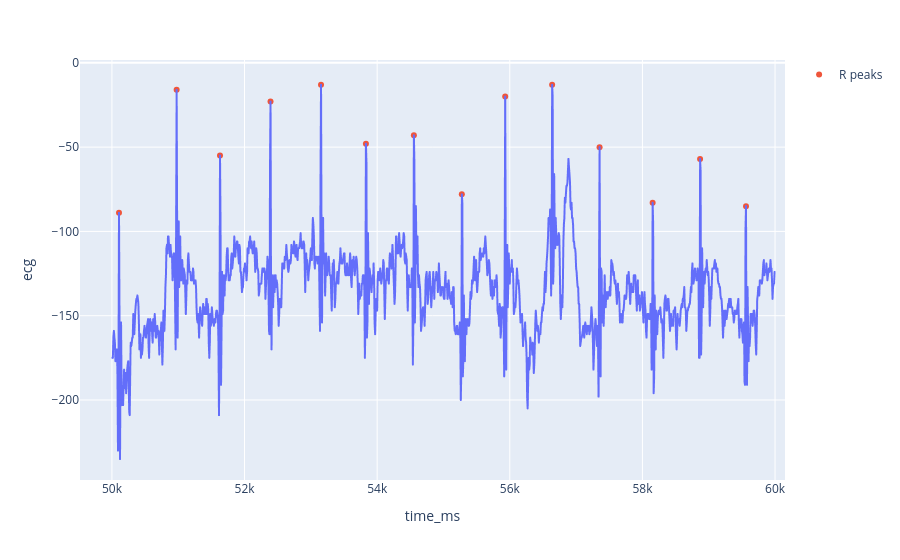

Notebook code cell kept with this figure:
### Code cell
segment = recording.query(
    "50000 <= time_ms <= 60000"
)

peaks = segment[segment["r_peak"] == 1]

fig = px.line(
    segment,
    x="time_ms",
    y="ecg"
)

fig.add_scatter(
    x=peaks["time_ms"],
    y=peaks["ecg"],
    mode="markers",
    name="R peaks"
)

fig.show()

### Figure 1 — Plotly figure (JSON) as saved in the notebook; plotly's stock layout.template omitted (floating-point values rounded to 4 significant figures; data arrays with more than 128 entries replaced by an {"elided": "..."} marker saying what was removed)
{"data": [{"hovertemplate": "time_ms=%{x}<br>ecg=%{y}<extra></extra>", "legendgroup": "", "line": {"color": "#636efa", "dash": "solid"}, "marker": {"symbol": "circle"}, "mode": "lines", "name": "", "showlegend": false, "type": "scattergl", "x": {"elided": "1299 float values"}, "xaxis": "x", "y": {"elided": "1299 int values"}, "yaxis": "y"}, {"mode": "markers", "name": "R peaks", "type": "scatter", "x": [50110.0, 50980.0, 51630.0, 52390.0, 53150.0, 53830.0, 54550.0, 55280.0, 55930.0, 56640.0, 57350.0, 58150.0, 58870.0, 59560.0], "y": [-89, -16, -55, -23, -13, -48, -43, -78, -20, -13, -50, -83, -57, -85]}], "layout": {"legend": {"tracegroupgap": 0}, "margin": {"t": 60}, "xaxis": {"anchor": "y", "domain": [0, 1], "title": {"text": "time_ms"}}, "yaxis": {"anchor": "x", "domain": [0, 1], "title": {"text": "ecg"}}}}
